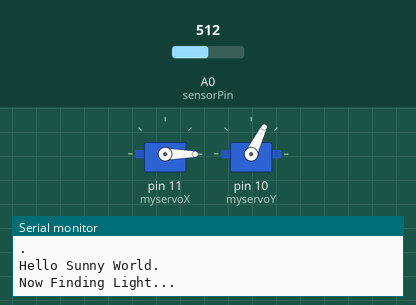
Simulated run of this sketch. Board: Arduino Uno, built with avr-gcc and run on an emulated ATmega328P. Shown: 2 × servo, the last lines printed to the serial monitor. Inputs (shaded band) come from the test bench; at power-on: A0 (sensorPin) = 512.

Above: at 0.6 s.
At 7.0 s:
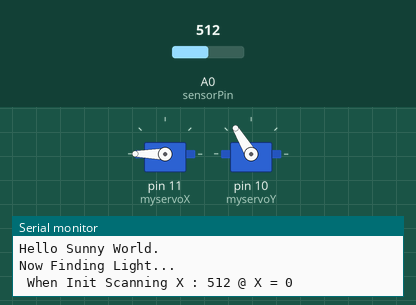
At 13.0 s:
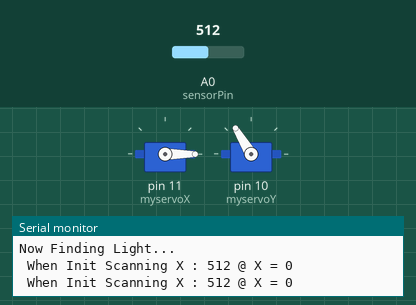
At 21.0 s:
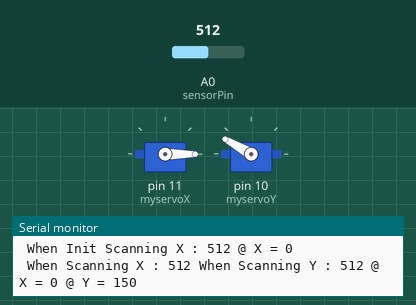
Timing chart, 0 to 33.0 s (numbered marks = the images above):
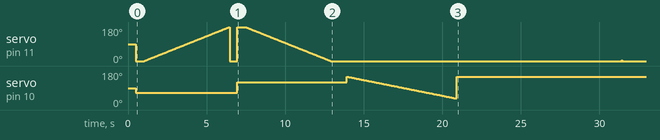

The sketch:

ServoBasedSolarTracker.ino
```cpp
#include <Servo.h>

int movesleep_find = 30; //25
int movesleep_track = 15;
int movesleep_home = 500; //25
int tracking_offset = 5;

Servo myservoX, myservoY;
  int posX = 0;
  int posX_home = 0;
  int posX_min = 0;
  int posX_max = 180;

  int posY = 0;
  int posY_home = 93;
  int posY_min = 35;
  int posY_max = 150;
  int posY_min_mid = (posY_home - ((posY_home - posY_min) / 2));
  int posY_max_mid = (posY_home + ((posY_max - posY_home) / 2));


int LightValue[4]; //lightX, positionX, lightY, positionY
  int sensorPin = A0;
  int sensorValue = 0;

int x,y = 0;
int xless, xmore = 0;


void setup() {
  myservoX.attach(11);
  myservoY.attach(10);
  //myservoX.write(posX_home);
  //myservoY.write(posY_home);
    Serial.begin(9600);
    Serial.println(".");
    Serial.println("Hello Sunny World.");
    Serial.println("Now Finding Light...");
  delay(movesleep_home);

  //Tilt Min Mid
    testXaxis(posX_min, posX_max, posY_min_mid);

  //Tilt Home - Flat
    //testXaxis(posX_min, posX_max, posY_home);

  //Tilt Max Mid
    testXaxis(posX_max, posX_min, posY_max_mid);

  //Y locate
    // Test for Max Sun Angle while at this Location
    //testYaxis(posY_min, posY_max);
    testYaxis(posY_max, posY_min);
}

void loop() {
  printcapturedYvalue();
  delay(10000);

  // Retest X axis
  myservoX.write(LightValue[1]);
    delay(movesleep_track);
    LightValue[0] = checkLightLevels();

  myservoX.write(LightValue[1] + tracking_offset);
    delay(movesleep_track);
    xmore = checkLightLevels();

  myservoX.write(LightValue[1] - tracking_offset);
    delay(movesleep_track);
    xless = checkLightLevels();

  if (xmore > LightValue[0] && xless <= LightValue[0]) {
    for(int i = 0; i <= 9; i++) {
      myservoX.write(LightValue[1] + i);
      delay(movesleep_track);
      x = checkLightLevels();
        if (x > LightValue[0]) {
          LightValue[1] = LightValue[1] + i;
          LightValue[0] = x;
        }
    }
  }
  else if (xless > LightValue[0] && xmore <= LightValue[0]) {
    for(int i = 0; i <= 9; i++) {
      myservoX.write(LightValue[1] - i);
      delay(movesleep_track);
      x = checkLightLevels();
        if (x > LightValue[0]) {
          LightValue[1] = LightValue[1] - i;
          LightValue[0] = x;
        }
    }
  }
  /*yvalues
  myservoX.write(LightValue[1]);
    delay(movesleep_track);
    LightValue[0] = checkLightLevels();

  myservoX.write(LightValue[1] + tracking_offset);
    delay(movesleep_track);
    xmore = checkLightLevels();

  myservoX.write(LightValue[1] - tracking_offset);
    delay(movesleep_track);
    xless = checkLightLevels();
  */
  /*
  // Negitive
  for(int i = 0; i <= 15; i=i+3) {
    myservoX.write(LightValue[1] - i);
    delay(movesleep_track);
    x = checkLightLevels();
      if (x > LightValue[2]) {
        LightValue[1] = LightValue[1] - i;
        LightValue[0] = x;
      }
    delay(movesleep_find);
  }

  // Set X axis
  myservoX.write(LightValue[1]);
  delay(movesleep_track);


  // Retest Y axis
  myservoY.write(LightValue[3]);
  delay(movesleep_track);
  LightValue[2] = checkLightLevels();
  delay(movesleep_find);

  // Positive
  for(int i = 0; i <= 15; i=i+3) {
    myservoY.write(LightValue[3] + i);
    delay(movesleep_track);
    y = checkLightLevels();
      if (y > LightValue[2]) {
        LightValue[3] = LightValue[3] + i;
        LightValue[2] = y;
      }
    delay(movesleep_find);
  }


  // Negitive
  for(int i = 0; i <= 15; i=i+3) {
    myservoY.write(LightValue[3] - i);
    delay(movesleep_track);
    y = checkLightLevels();
      if (y > LightValue[2]) {
        LightValue[3] = LightValue[3] - i;
        LightValue[2] = y;
      }
    delay(movesleep_find);
  }

  // Set Y axis
  myservoY.write(LightValue[3]);
  delay(movesleep_track);

  //delay(5000);
  */
}

void testXaxis(int Xmin, int Xmax, int Ymin) {
  //
    myservoX.write(Xmin);
    myservoY.write(Ymin);
  delay(movesleep_home);

  //Retest Locate Sun X axis
  if(Xmin < Xmax) {
    for(posX = Xmin; posX <= Xmax; posX++) {
      testXloop(posX);
    }
  }
  else if(Xmin > Xmax)  {
    for(posX = Xmin; posX >= Xmax; posX--) {
      testXloop(posX);
    }
  }

  printcapturedXvalue();
}

void testXloop(int pos) {
  myservoX.write(pos);
  delay(movesleep_find);
  x = checkLightLevels();
    if (x > LightValue[0]) {
      LightValue[0] = x;
      LightValue[1] = pos;
    }
}

void testYaxis(int Ymin, int Ymax) {
  //
    //myservoX.write(posX_home);
    //myservoY.write(posY_home);
    delay(movesleep_home);

  //Retest Locate Sun Y axis
  if(Ymin < Ymax) {
    for(posY = Ymin; posY <= Ymax; posY++) {
      testYloop(posY);
    }
  }
  else if(Ymin > Ymax)  {
    for(posY = Ymin; posY >= Ymax; posY--) {
      testYloop(posY);
    }
  }
}

void testYloop(int pos) {
  myservoY.write(pos);
  delay(movesleep_find*2);
  y = checkLightLevels();
    if (y > LightValue[2]) {
      LightValue[2] = y;
      LightValue[3] = pos;
    }
}

void printcapturedXvalue() {
  myservoX.write(LightValue[1]);
    Serial.print(" When Init Scanning X : ");
    Serial.print(LightValue[0]);
    Serial.print(" @ X = ");
    Serial.println(LightValue[1]);
  delay(movesleep_home);
}

void printcapturedYvalue() {
  myservoX.write(LightValue[1]);
  myservoY.write(LightValue[3]);
    Serial.print(" When Scanning X : ");
    Serial.print(LightValue[0]);
    Serial.print(" When Scanning Y : ");
    Serial.print(LightValue[2]);
    Serial.print(" @ X = ");
    Serial.print(LightValue[1]);
    Serial.print(" @ Y = ");
    Serial.println(LightValue[3]);
  delay(movesleep_home);
}

int checkLightLevels() {
  sensorValue = analogRead(sensorPin);
    //Serial.print("Light Value : ");
    //Serial.println(sensorValue);
  return sensorValue;
}
```
